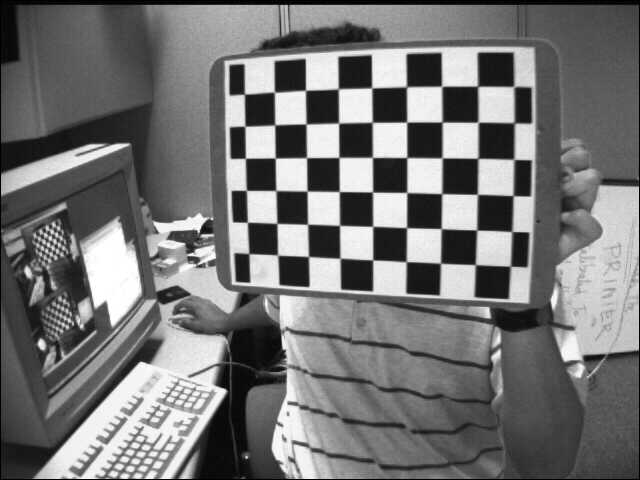
//> input picture StereoDisparity/left01.jpg, 640 x 480 px
$ ./StereoDisparity   (built with g++ and OpenCV 4)
//> lines starting //> are read from the running program, lines starting //| are printed output that depends on the picture

#include "opencv2/calib3d/calib3d.hpp"
#include "opencv2/imgproc.hpp"
#include "opencv2/imgcodecs.hpp"
#include "opencv2/highgui.hpp"
#include "opencv2/core/utility.hpp"

#include <stdio.h>
#include <string>

using namespace cv;
using namespace std;

int main()
{
    Mat imgLeft = imread("left01.jpg", IMREAD_GRAYSCALE);
//> imgLeft is the input picture: 480 rows x 640 cols, CV_8UC1; min 0, max 255, mean 116.6
    Mat imgRight = imread("right01.jpg", IMREAD_GRAYSCALE);
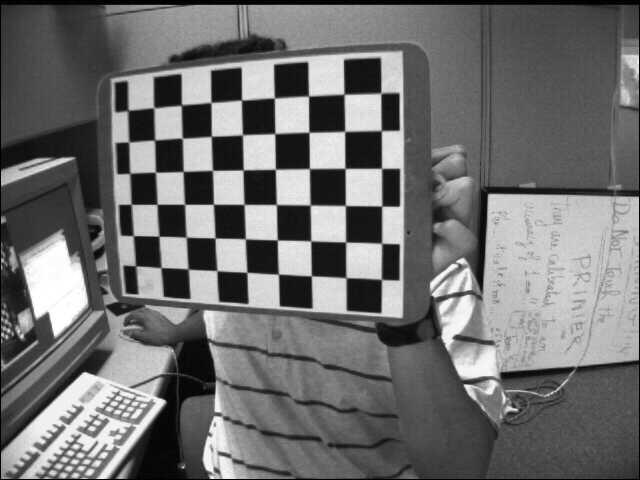
//> input picture StereoDisparity/right01.jpg, 640 x 480 px
//> imgRight is the input picture: 480 rows x 640 cols, CV_8UC1; min 0, max 255, mean 111.4
    if(imgLeft.empty()) {
        printf("Command-line parameter error: could not load the first input image file\n");
        return 0;
    }
    if (imgRight.empty()) {
        printf("Command-line parameter error: could not load the second input image file\n");
        return 0;
    }
    Rect roi1, roi2;
    string intrinsicFilename = "intrinsic.yml";
    string extrinsicFilename = "extrinsics.yml";
    FileStorage fs(intrinsicFilename, FileStorage::READ);
    if (!fs.isOpened())
    {
        printf("Failed to open file %s\n", intrinsicFilename.c_str());
        return 0;
    }
    Mat M1, D1, M2, D2;
    fs["M1"] >> M1;
    fs["D1"] >> D1;
    fs["M2"] >> M2;
    fs["D2"] >> D2;
    M1 *= 1.0;
    M2 *= 1.0;
    fs.open(extrinsicFilename, FileStorage::READ);
    if (!fs.isOpened())
    {
        printf("Failed to open file %s\n", extrinsicFilename.c_str());
        return -1;
    }
    Mat R, T, R1, P1, R2, P2, Q;
    fs["R"] >> R;
    fs["T"] >> T;
    Size imgSize = imgLeft.size();
//> imgSize = Size(640, 480)
    stereoRectify(M1, D1, M2, D2, imgSize, R, T, R1, R2, P1, P2, Q, CALIB_ZERO_DISPARITY, -1, imgSize, &roi1, &roi2);
    Mat map11, map12, map21, map22;
    initUndistortRectifyMap(M1, D1, R1, P1, imgSize, CV_16SC2, map11, map12);
    initUndistortRectifyMap(M2, D2, R2, P2, imgSize, CV_16SC2, map21, map22);
    Mat img1r, img2r;
    remap(imgLeft, img1r, map11, map12, INTER_LINEAR);
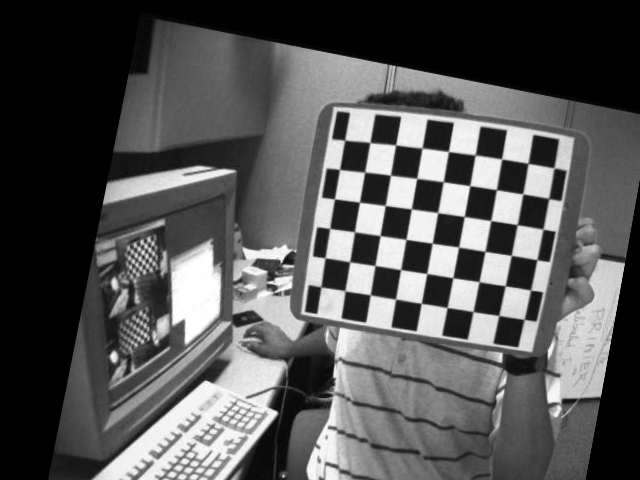
//> img1r: 480 rows x 640 cols, CV_8UC1; min 0, max 255, mean 85.1
    remap(imgRight, img2r, map21, map22, INTER_LINEAR);
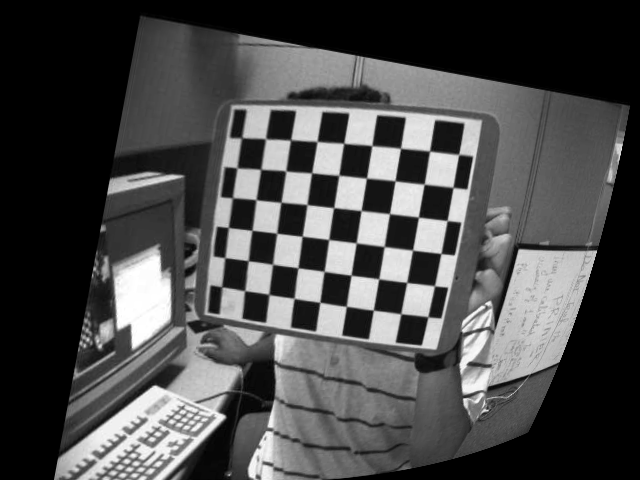
//> img2r: 480 rows x 640 cols, CV_8UC1; min 0, max 255, mean 74.2

    imgLeft = img1r;
    imgRight = img2r;


    Mat disp, disp8;
    int nDisparities = 16 * 5;
    int SADWindowsSize = 7;//it must be odd
    Ptr<StereoSGBM> sgbm = StereoSGBM::create(0, 16, 3);
    sgbm->setPreFilterCap(63);
    sgbm->setBlockSize(SADWindowsSize);
    int cn = imgLeft.channels();
//> cn = 1
    sgbm->setP1(8 * cn * SADWindowsSize * SADWindowsSize);
    sgbm->setP2(32 * cn * SADWindowsSize * SADWindowsSize);
    sgbm->setMinDisparity(0);
    sgbm->setNumDisparities(nDisparities);
    sgbm->setUniquenessRatio(10);
    sgbm->setSpeckleWindowSize(100);
    sgbm->setSpeckleRange(32);
    sgbm->setDisp12MaxDiff(1);
    sgbm->setMode(StereoSGBM::MODE_SGBM);
    sgbm->compute(imgLeft, imgRight, disp);
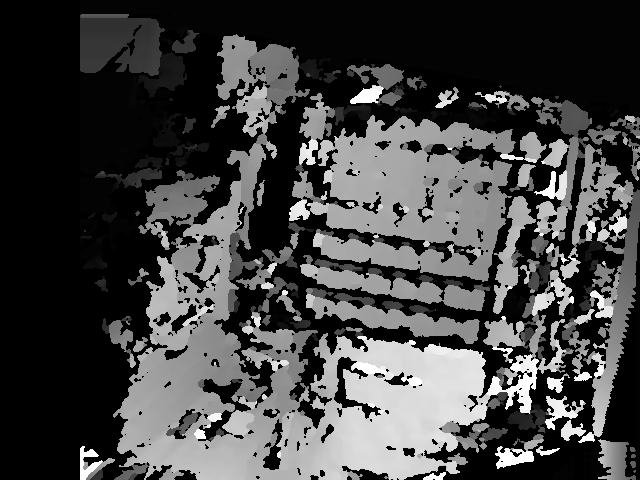
//> disp: 480 rows x 640 cols, CV_16SC1; min -16, max 1264, mean 323.9; drawn with min black and max white
    disp.convertTo(disp8, CV_8U, 255 / (nDisparities * 16.));
    imshow("disparity", disp8);
    waitKey();
    return 0;
}
